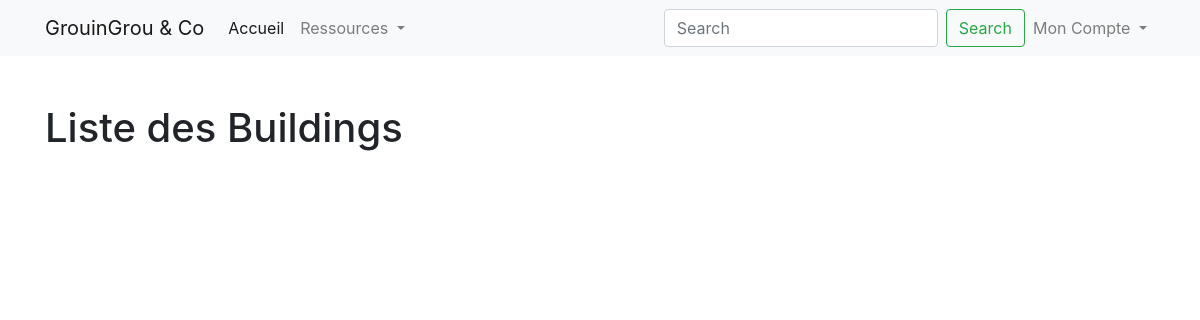
/batiments, run on an earlier commit of the app's database.
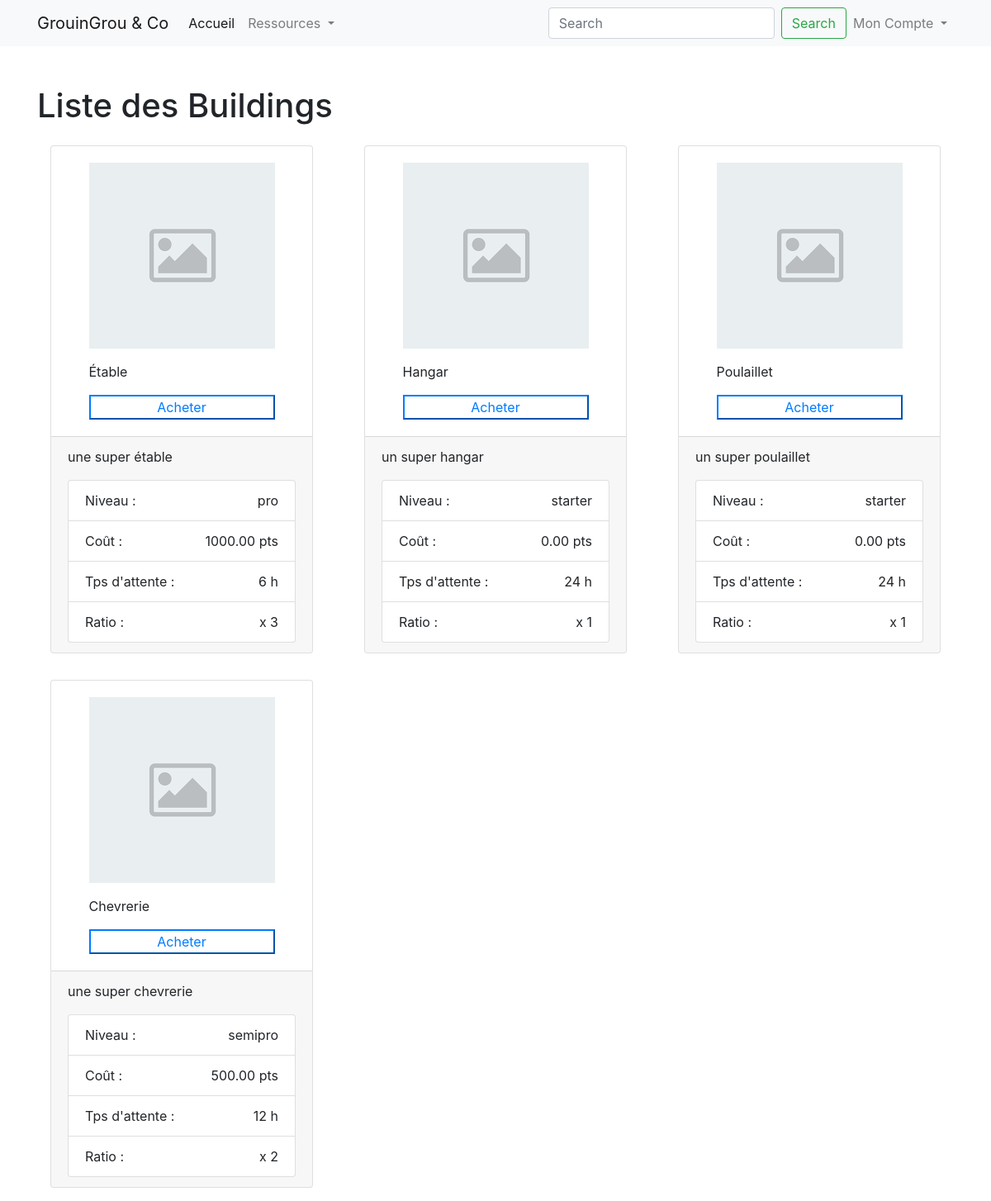
And on a later commit of the database.
### tables this page shows
CREATE TABLE `buildings` (
  `id` int(11) NOT NULL,
  `level_id` int(11) NOT NULL,
  `name` varchar(255) NOT NULL,
  `description` varchar(255) NOT NULL,
  `img` varchar(255) NOT NULL
);

CREATE TABLE `levels` (
  `id` int(11) NOT NULL,
  `name` varchar(255) NOT NULL,
  `timespan` int(3) NOT NULL,
  `rate` int(3) NOT NULL,
  `cost` decimal(6,2) DEFAULT 0.00
);

### src/controllers/BuildingsController.php (called while the page is built)
<?php
class BuildingsController extends Controller{
    public function list(){
        $current_farm_id = isset($_GET['ferme']) ? intval($_GET['ferme']) :null ;
        $data['current_farm'] = $this->getModel('FarmModel')->getFarmById($current_farm_id);
        $data['buildings'] = $this->getModel('BuildingModel')->getAll();
        return $this->renderView("buildings/list",$data);
    }
}

### core/Router.php (called while the page is built, shortened)
<?php
class Router
{
    protected $controller = 'HomeController';
    protected $method = 'index';
    protected $params = [];
    public function __construct()
    {
        $this->routes = Routes::getRoutes();
        $url = $this->getUrl();
        foreach ($this->routes as $route) {
            $urlToTest = $route['url'];
            if (preg_match("~$urlToTest~", "/$url", $matches) && $matches[0] === "/$url") {
                $this->controller = $route['goto'][0];
                $this->method = $route['goto'][1];
                $this->params = isset($route['goto'][2]) ? $route['goto'][2] : [];
                break;
            }
        }
        if (file_exists("../src/controllers/{$this->controller}.php")) {
            $this->controller = new $this->controller;
        }
        if (method_exists($this->controller, $this->method)) {
            $this->method = $this->method;
        }
        call_user_func_array(array($this->controller, $this->method), $this->params);
    }
    public function getUrl()
    {
        if (isset($_GET['url'])) {
            $url = $_GET['url'];
            $url = filter_var($url, FILTER_SANITIZE_URL);
            return $url;
        }
    }
}

### public/index.php (called while the page is built, shortened)
<?php
$router = new Router();

### utils/url.php (called while the page is built, shortened)
<?php
function publicUrl($partial = null)
{
    return PUBLIC_URL.$partial;
}

### utils/session.php (called while the page is built, shortened)
<?php
function isUserLogged()
{
    return false;
}

### core/Model.php (called while the page is built, shortened)
<?php
class Model
{
    protected $host = DB_HOST;
    protected $dbname = DB_NAME;
    protected $user = DB_USER;
    protected $pass = DB_PASS;
    public function __construct()
    {
        try {
            $this->bdd = new PDO("mysql:host={$this->host};dbname={$this->dbname};charset=UTF8", $this->user, $this->pass);
        } catch (PDOException $e) {
            $this->error = $e->getMessage();
            echo $this->error;
        }
    }
}

### src/models/BuildingModel.php (called while the page is built)
<?php
class BuildingModel extends Model{
    public function getAll(){
        $req = $this->bdd->query("
            SELECT
                buildings.name,buildings.description,buildings.img,
                levels.name AS level,levels.id as level_id,levels.timespan,levels.rate,levels.cost
            FROM buildings
            JOIN levels ON buildings.level_id=levels.id
        ");
        return $req->fetchAll();
    }
}

### src/views/buildings/list.php (the view, shortened to what this page needs)
<div class="container">
    <h1>Liste des Buildings</h1>
    <section>
    <div class="row ">
        <?php foreach($data['buildings'] as $building):?>
           <div class=" col-sm-6 col-md-4 h-100">
            <article>
                <div class="card m-3">
                    <div class="card-body mx-auto">
                        <figure>
                            <img src="<?php echo publicUrl("/uploads/buildings/{$building->img}");?>" alt="" class="img-fluid">
                            <figcaption>
                                <p class="mt-3"><?php echo $building->name;?></p>
                            </figcaption>
                        </figure>
                        <form action="">
                            <?php if($building->level_id <= $data['current_farm']->level_id):?>
                                <input
                                    type="submit"
                                    value="Acheter"
                                    class="btn-primary btn-block"
                                    >
                            <?php else:?>
                                <input
                                    type="submit"
                                    value="Acheter"
                                    class="btn-outline-primary btn-block"
                                    disabled>
                            <?php endif;?>
                        </form>
                    </div>
                    <div class="card-footer">
                        <p><?php echo $building->description;?></p>
                        <ul class="list-group list-unstyled">
                            <li class="list-group-item d-flex justify-content-between">
                                <span>Niveau : </span>
                                <span>
                                    <?php echo $building->level;?>
                                </span>
                            </li>
                            <li class="list-group-item d-flex justify-content-between">
                                <span>Coût : </span>
                                <span>
                                    <?php echo "{$building->cost} pts";?>
                                </span>
                            </li>
                            <li class="list-group-item d-flex justify-content-between">
                                <span>Tps d'attente : </span>
                                <span>
                                    <?php echo "{$building->timespan} h";?>
                                </span>
                            </li>
                            <li class="list-group-item d-flex justify-content-between">
                                <span>Ratio : </span>
                                <span>
                                    <?php echo "x {$building->rate}";?>
                                </span>
                            </li>
                        </ul>
                    </div>
                </div>
            </article>
           </div>
        <?php endforeach;?>
            </div>
    </section>
</div>

### core/Controller.php (shortened to what this page needs)
<?php
class Controller
{
    public function getModel($model)
    {
        return new $model;
    }
    public function renderView($content, $data=null)
    {
        if (empty($data['template'])) {
            if (file_exists("../src/views/templates/base_header.php")) {
                require_once("../src/views/templates/base_header.php");
            } else {
                echo "views/templates/base_header.php does not exist";
            }
            if (file_exists("../src/views/{$content}.php")) {
                require_once("../src/views/{$content}.php");
            } else {
                echo "views/views/{$content}.php does not exist";
            }
            if (file_exists("../src/views/templates/base_footer.php")) {
                require_once("../src/views/templates/base_footer.php");
            } else {
                echo "views/templates/base_footer.php does not exist";
            }
        } else {
            die('Template inexistant');
        }
    }
}

### src/views/templates/base_header.php (shortened to what this page needs)
<!DOCTYPE html>
<html lang="en">
<head>
    <link rel="stylesheet" href="https://stackpath.bootstrapcdn.com/font-awesome/4.7.0/css/font-awesome.min.css">
    <link rel="stylesheet" href="https://cdn.jsdelivr.net/npm/bootstrap@4.5.3/dist/css/bootstrap.min.css">
    <link rel="stylesheet" href="<?php echo publicUrl('/assets/css/');?>style.css">
</head>
<body>
    <?php include_once('../src/views/inc/navbar.php'); ?>

### src/views/inc/navbar.php (shortened to what this page needs)
<div id="main__nav">
    <nav class="navbar navbar-expand-lg navbar-light bg-light mb-5">
       <div class="container">
       <a class="navbar-brand" href="#">GrouinGrou & Co</a>
        <div class="collapse navbar-collapse" id="navbarSupportedContent">
            <ul class="navbar-nav mr-auto">
                <li class="nav-item active">
                    <a class="nav-link" href="#">Accueil</span></a>
                </li>
                <li class="nav-item dropdown">
                    <a class="nav-link dropdown-toggle" href="#" id="navbarDropdown" role="button" data-toggle="dropdown" aria-haspopup="true" aria-expanded="false">
                      Ressources
                    </a>
                </li>
            </ul>
            <form class="form-inline my-2 my-lg-0">
                <input class="form-control mr-sm-2" type="search" placeholder="Search" aria-label="Search">
                <button class="btn btn-outline-success my-2 my-sm-0" type="submit">Search</button>
            </form>
            <ul class="navbar-nav">
            <li class="nav-item dropdown">
                    <a class="nav-link dropdown-toggle" href="#" id="navbarDropdown" role="button" data-toggle="dropdown" aria-haspopup="true" aria-expanded="false">
                        <?php
                            echo !isUserLogged()
                                ? 'Mon Compte'
                                : "Bienvenue ".getUserData('username');
                        ?>
                    </a>
                </li>
            </ul>
        </div>
       </div>
    </nav>
</div>

### src/views/templates/base_footer.php (shortened to what this page needs)
</body>
</html>

What changed in the data, as far as the page shows it:
now on this page (row edited): buildings: img (placeholder picture), name "Étable", description "une super étable", level.name "pro", level.cost "1000.00", level.timespan "6", level.rate "3"
now on this page (row edited): buildings: img (placeholder picture), name "Hangar", description "un super hangar", level.name "starter", level.cost "0.00", level.timespan "24", level.rate "1"
now on this page (row edited): buildings: img (placeholder picture), name "Poulaillet", description "un super poulaillet", level.name "starter", level.cost "0.00", level.timespan "24", level.rate "1"
now on this page (row edited): buildings: img (placeholder picture), name "Chevrerie", description "une super chevrerie", level.name "semipro", level.cost "500.00", level.timespan "12", level.rate "2"
